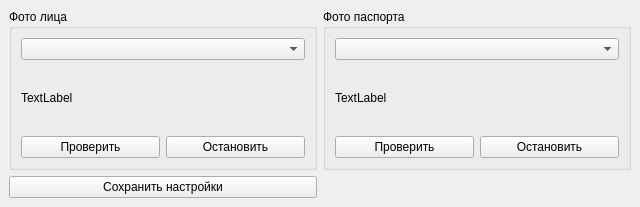
<?xml version="1.0" encoding="UTF-8"?>
<ui version="4.0">
 <class>SettingCam</class>
 <widget class="QMainWindow" name="SettingCam">
  <property name="geometry">
   <rect>
    <x>0</x>
    <y>0</y>
    <width>640</width>
    <height>207</height>
   </rect>
  </property>
  <property name="windowTitle">
   <string>Настройки камеры</string>
  </property>
  <widget class="QWidget" name="centralwidget">
   <layout class="QGridLayout" name="gridLayout">
    <item row="0" column="0">
     <widget class="QGroupBox" name="groupBox">
      <property name="title">
       <string>Фото лица</string>
      </property>
      <layout class="QGridLayout" name="gridLayout_3">
       <item row="0" column="0">
        <widget class="QComboBox" name="face_list_cam"/>
       </item>
       <item row="1" column="0">
        <widget class="QLabel" name="cam_photo">
         <property name="text">
          <string>TextLabel</string>
         </property>
        </widget>
       </item>
       <item row="2" column="0">
        <layout class="QHBoxLayout" name="horizontalLayout">
         <item>
          <widget class="QPushButton" name="chacked_cam_face">
           <property name="text">
            <string>Проверить</string>
           </property>
          </widget>
         </item>
         <item>
          <widget class="QPushButton" name="stop_cam_face">
           <property name="text">
            <string>Остановить</string>
           </property>
          </widget>
         </item>
        </layout>
       </item>
      </layout>
     </widget>
    </item>
    <item row="0" column="1">
     <widget class="QGroupBox" name="groupBox_2">
      <property name="title">
       <string>Фото паспорта</string>
      </property>
      <layout class="QGridLayout" name="gridLayout_2">
       <item row="0" column="0">
        <widget class="QComboBox" name="pasport_list_cam"/>
       </item>
       <item row="1" column="0">
        <widget class="QLabel" name="cam_pasport">
         <property name="text">
          <string>TextLabel</string>
         </property>
        </widget>
       </item>
       <item row="2" column="0">
        <layout class="QHBoxLayout" name="horizontalLayout_2">
         <item>
          <widget class="QPushButton" name="checked_cam_pasport">
           <property name="text">
            <string>Проверить</string>
           </property>
          </widget>
         </item>
         <item>
          <widget class="QPushButton" name="stop_cam_pasport">
           <property name="text">
            <string>Остановить</string>
           </property>
          </widget>
         </item>
        </layout>
       </item>
      </layout>
     </widget>
    </item>
    <item row="1" column="0">
     <widget class="QPushButton" name="save_setting_cam">
      <property name="text">
       <string>Сохранить настройки</string>
      </property>
     </widget>
    </item>
   </layout>
  </widget>
 </widget>
 <resources/>
 <connections/>
</ui>
